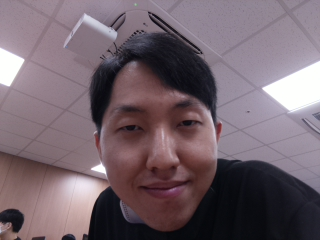
#> input picture me320x240.jpg, 320 x 240 px, given in place of sample.mp4, which was not available
$ python face_recog2.py
#> lines starting #> are read from the running program, lines starting #| are printed output that depends on the picture; after the words box and inside, x2 and y2 are one past the last pixel; in counts of white or black regions, pixels touching at a corner belong together; pictures that were not available may be replaced by others from this repository, and a replacement may not be noted
import cv2
import timeit

# 영상 검출기
def videoDetector(cam,cascade):

    while True:

        start_t = timeit.default_timer()
         # 알고리즘 시작 시점
        """ 알고리즘 연산 """

        # 캡처 이미지 불러오기
        ret,img = cam.read()
#> img is the input picture: shape (240, 320, 3); mean B, G, R 107.9, 99.5, 115.2
        # 영상 압축
        img = cv2.resize(img,dsize=None,fx=1.0,fy=1.0)
        # 그레이 스케일 변환
        gray = cv2.cvtColor(img, cv2.COLOR_BGR2GRAY)
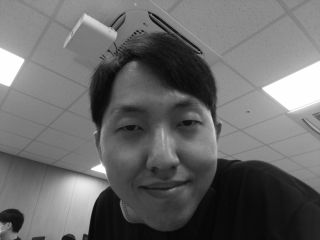
#> gray: shape (240, 320); min 5, max 255, mean 105.1
        # cascade 얼굴 탐지 알고리즘
        results = cascade.detectMultiScale(gray,            # 입력 이미지
                                           scaleFactor= 1.1,# 이미지 피라미드 스케일 factor
                                           minNeighbors=5,  # 인접 객체 최소 거리 픽셀
                                           minSize=(20,20)  # 탐지 객체 최소 크기
                                           )
#> results = [[87, 68, 150, 150]]

        for box in results:
            x, y, w, h = box
            cv2.rectangle(img, (x,y), (x+w, y+h), (255,255,255), thickness=2)
#> this loop made 1 pass
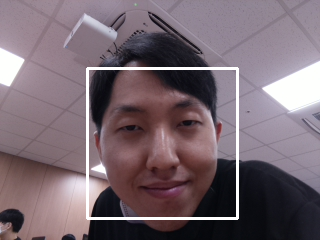
#> img: shape (240, 320, 3); 2.34% of pixels changed, all inside (x1, y1, x2, y2) = (86, 67, 239, 220)

        """ 알고리즘 연산 """
        # 알고리즘 종료 시점
        terminate_t = timeit.default_timer()
        FPS = 'fps' + str(int(1./(terminate_t - start_t )))
        cv2.putText(img,FPS,(30,30),cv2.FONT_HERSHEY_SIMPLEX,1,(255,255,255),1)
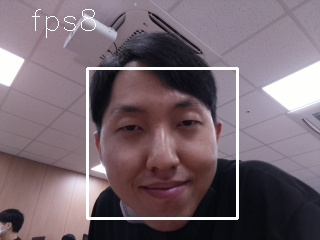
#> img: shape (240, 320, 3); 0.25% of pixels changed, all inside (x1, y1, x2, y2) = (32, 9, 96, 38)


         # 영상 출력
        cv2.imshow('facenet',img)

        if cv2.waitKey(1) > 0:

#> (key Esc is pressed here)
            break

# 사진 검출기
def imgDetector(img,cascade):

    # 영상 압축
    img = cv2.resize(img,dsize=None,fx=1.0,fy=1.0)
    # 그레이 스케일 변환
    gray = cv2.cvtColor(img, cv2.COLOR_BGR2GRAY)
    # cascade 얼굴 탐지 알고리즘
    results = cascade.detectMultiScale(gray,            # 입력 이미지
                                       scaleFactor= 1.5,# 이미지 피라미드 스케일 factor
                                       minNeighbors=5,  # 인접 객체 최소 거리 픽셀
                                       minSize=(20,20)  # 탐지 객체 최소 크기
                                       )

    for box in results:

        x, y, w, h = box
        cv2.rectangle(img, (x,y), (x+w, y+h), (255,255,255), thickness=2)

    # 사진 출력
    cv2.imshow('facenet',img)
    cv2.waitKey(10000)


# 가중치 파일 경로
cascade_filename = 'haarcascade_frontalface_alt.xml'
# 모델 불러오기
cascade = cv2.CascadeClassifier(cascade_filename)

# 영상 파일
cam = cv2.VideoCapture('sample.mp4')
# 이미지 파일
img = cv2.imread('sample.jpg')

# 영상 탐지기
videoDetector(cam,cascade)
# 사진 탐지기
# imgDetector(cam,cascade)
